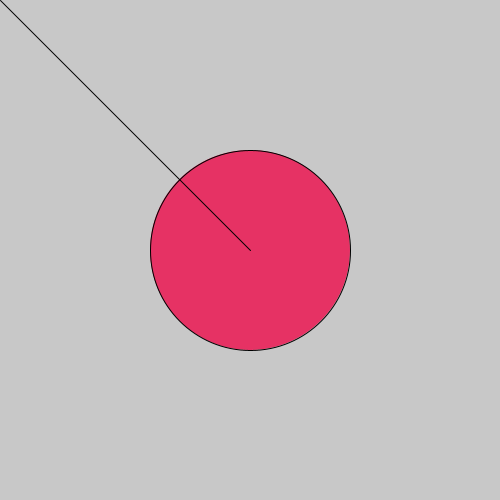
Frame 1 (no input)
Frame 60 (the mouse pressed at the canvas centre just before this capture): identical to frame 1, image omitted
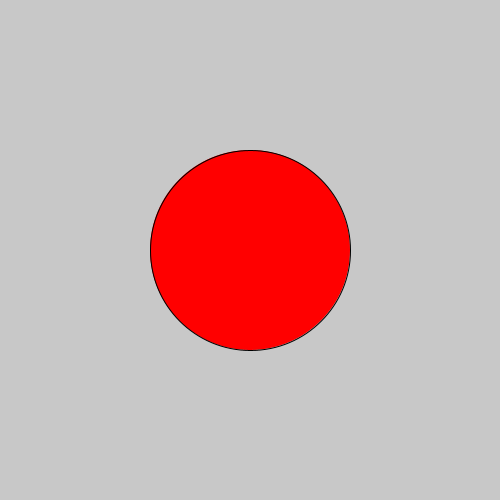
Frame 120 (the mouse held since frame 60 and released just before this capture)

The Processing sketch that drew these frames (run headless with seeded random() and noise(); from frame 60 on, the mouse is pressed at the canvas centre):

// Processing sketch: processing_69868
// ── processing_69868.pde

//ben norskov
//creative computing — Button code
//9-11-12
int circle_x;
int circle_y; //where is the circle? x and y position
int circle_diameter = 200; //how wide and tall the circle is.
boolean overCircle = false; //if this is true, the mouse should be inside the circle.

//anything in setup runs once. It "sets up" the sketch. 
void setup() {
  size(500, 500);
  circle_x = width/2; 
  circle_y = height/2; //put the circle in the middle of the screen. You really can put it anywhere though.
};

//anything in draw runs continuously.
void draw() {
  background(200);  //clear the background. Take this out to draw on top of your previous drawings

  //  println( dist(circle_x, circle_y, mouseX, mouseY) );
  // uncomment the line above to see the actual distance your mouse is from the center of the circle
  if ( dist(circle_x, circle_y, mouseX, mouseY) < circle_diameter/2 ) {
    //if the distance from the mouse to the center of the circle < [is less than] the radius [half diameter] of that circle
    //then the mouse is inside of the circle so
    fill(20, 30, 200); //change the fill
    overCircle = true; //change overCircle to true. We can use overCircle in other parts of the sketch to do cool stuff
  } else {
    //the distance from the center of the circle to the mouse is more than the radius of the circle
    //so the mouse is outside of the circle
    overCircle=false;
    fill(230, 50, 100); //this is the default fill
  };//with an if else statement, you can only pick one. So the mouse is either over the circle or not, it can't be both

  if ((mousePressed == true) && (overCircle == true)) {
    //mousePressed is a Boolean as well. It can only be true or false, similar to overCircle. 
    //if the mouse is pressed AND overCircle is true
    //then change the fill
    fill(255, 0, 0);
  };
  //draw a circle!
  ellipse(circle_x, circle_y, circle_diameter, circle_diameter); 

  if (overCircle == false) {
    //only draw line if mouse isn't over circle
    line(width/2, height/2, mouseX, mouseY);
  };
};
